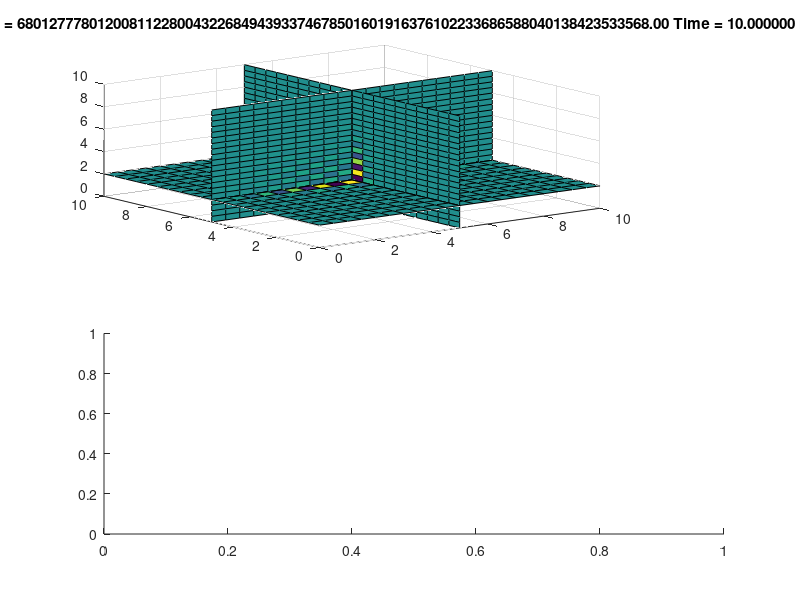

This chart was generated by the following MATLAB code: (Note: this script raises an error after producing the figure.)
clear; clf;

% parameters
rho = 1.205;     % density
cp = 1005;      % specific heat
%K = 1;       % thermal conductivity

% domain and step
Lx = 10;
Ly = 10;
Lz = 10;

Nx = 21; Nt = 120;
Ny = 21; 
Nz = 21;
dx = Lx/(Nx-1);
dy = Ly/(Ny-1);              % dy should be equal to dx
dz = Lz/(Nz-1);

% satisfy the CFL condition
c = 1;        % speed
C = 0.05;       % courant number (CFL condition C<1)
dt = C*dx/c;
dt = 10;

% field variables
Tn = zeros(Nx, Ny, Nz);        % Temperature
x = linspace(0, Lx, Nx);       % x distance
y = linspace(0, Ly, Ny);       % y distance
z = linspace(0, Lz, Nz);       % z distance
[X, Y, Z] = meshgrid(x, y, z);

K = ones(Nx,Ny,Nz) + 0.0257*100;
K([1 end],:,:) = 0.001;
K(:,[1 end], :) = 0.001;
K(:,:,[1 end]) = 0.001;
% Initial condition
Tn(:,:,:) = 25;
t = 0;

% loop
for n = 1:Nt
    Tc = Tn;        % save temperature into tc for late use

    t = t+dt;       % new time
    % New temperature
    for i = 2:Nx-1
        for j = 2:Ny-1
            for k = 2:Nz-1
                Tn(i, j, k) = Tc(i, j, k) +...
                    dt * (K(i,j,k)/rho/cp) *...
                    ((Tc(i+1,j,k) - 2*Tc(i,j,k) + Tc(i-1,j,k))/dx/dx) + ...
                    ((Tc(i,j+1,k) - 2*Tc(i,j,k) + Tc(i,j-1,k))/dy/dy) + ...
                    ((Tc(i,j,k+1) - 2*Tc(i,j,k) + Tc(i,j,k-1))/dz/dz);
            end
        end
    end
    
    Tbar = mean(Tn(:));
    
    % Source term
    if (t < 10*3600)
        Tn(10,10,2) = Tn(10,10,2) + dt*1000/rho/cp;
    end
    % boundary conditions
    Tn(1,:,:) = Tn(2,:,:);
    Tn(end,:,:) = Tn(end-1,:,:);
    Tn(:,1,:) = Tn(:,2,:);
    Tn(:,end,:) = Tn(:,end-1,:);
    Tn(:,:,1) = Tn(:,:,2);
    Tn(:,:,end) = Tn(:,:,end-1);
    
    % Sink term
    if (t > 5*3600)
        %Tn(10,10,2) = Tn(10,10,2) + dt*1000/rho/cp;
        Tn(end,9:11,9:11) = 20;
    end
    
    if (mod(t, 600) == 0)
        clf;
        % Visualise
        subplot(2,1,1);
        slice(X,Y,Z,Tn,5,5,2); colorbar;
        axis([0 Lx 0 Ly 0 Lz]);
        title(sprintf('Average temperature = %.2f Time = %f minutes', Tbar, t/60));

    
        % Gradient
        [Tx, Ty, Tz] = gradient(Tn);
        qx = -K.*Tx;
        qy = -K.*Ty;
        qz = -K.*Tz;

        subplot(2,1,2);
        streamslice(X,Y,Z,qx,qy,qz,9.9,9.9,0.1);
        axis([0 Lx 0 Ly 0 Lz]);
        hold on

        imagesc(x,y,Tn);
        set(gca, 'ydir',  'norm');
        hold on

        [sx, sy] = meshgrid([2,5,8], [2,5,8], [2,5,8]);
        h = streamline(X,Y,Z,qx,qy,qz,sx,sy,sz);
        set(h, 'color', 'r');
        hold off
   
    pause(0.001)
    end
end
    
    
